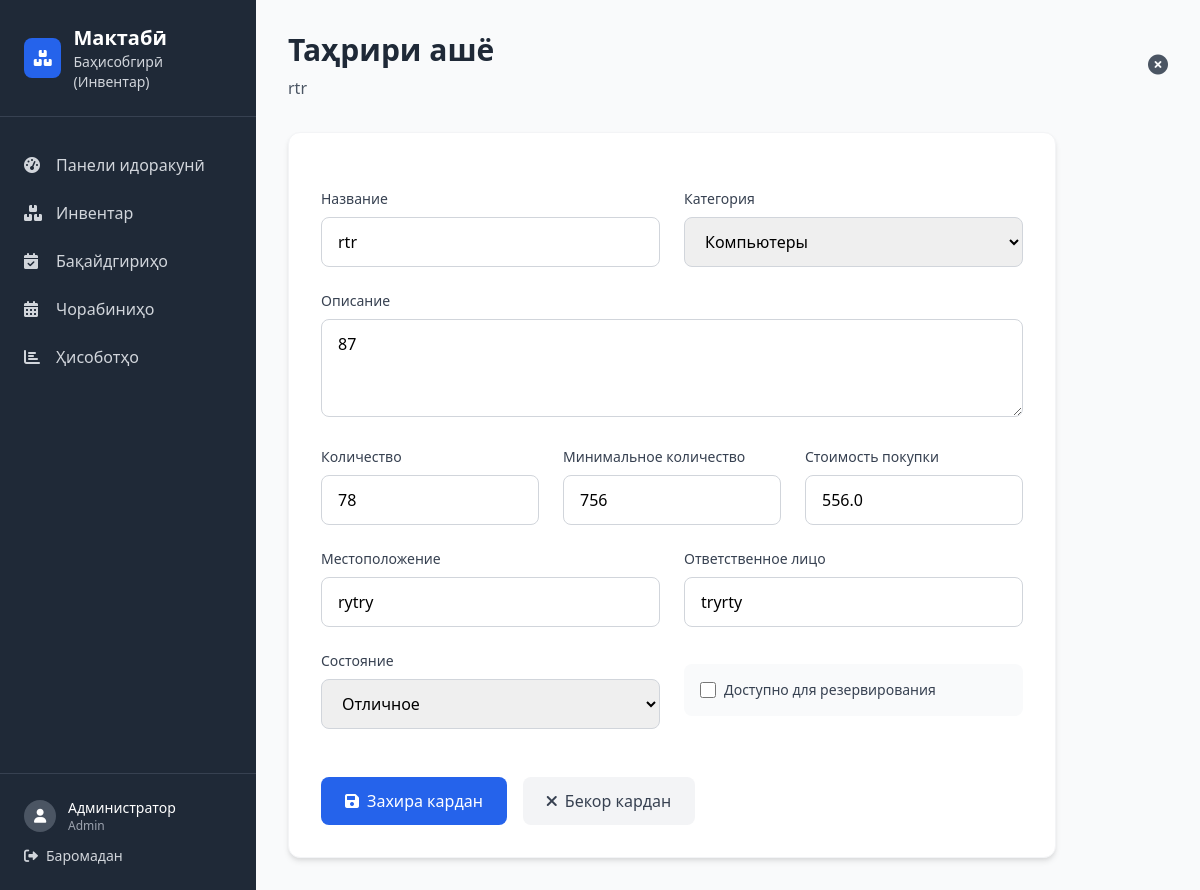
The page /inventory/edit/1 (signed in) on the database its author committed.
### app.py (models this page shows)
class User(UserMixin, db.Model):
    id = db.Column(db.Integer, primary_key=True)
    username = db.Column(db.String(80), unique=True, nullable=False)
    email = db.Column(db.String(120), unique=True, nullable=False)
    password_hash = db.Column(db.String(120), nullable=False)
    role = db.Column(db.String(20), nullable=False, default='teacher')  # admin, teacher, staff
    full_name = db.Column(db.String(100), nullable=False)
    department = db.Column(db.String(50))
    phone = db.Column(db.String(20))
    created_at = db.Column(db.DateTime(timezone=True), default=lambda: datetime.now(UTC))
    reservations = db.relationship(
        'Reservation',
        back_populates='user',
        foreign_keys='Reservation.user_id',
        lazy=True
    )
    approvals = db.relationship(
        'Reservation',
        back_populates='approver',
        foreign_keys='Reservation.approved_by',
        lazy=True
    )
    usage_logs = db.relationship('UsageLog', backref='user', lazy=True)

class InventoryItem(db.Model):
    id = db.Column(db.Integer, primary_key=True)
    name = db.Column(db.String(100), nullable=False)
    description = db.Column(db.Text)
    category_id = db.Column(db.Integer, db.ForeignKey('category.id'), nullable=False)
    quantity = db.Column(db.Integer, nullable=False, default=1)
    available_quantity = db.Column(db.Integer, nullable=False, default=1)
    min_quantity = db.Column(db.Integer, default=1)
    location = db.Column(db.String(100))
    condition = db.Column(db.String(20), default='good')  # excellent, good, fair, poor
    purchase_date = db.Column(db.Date)
    purchase_price = db.Column(db.Float) # <-- Должно быть Float
    barcode = db.Column(db.String(50), unique=True)
    responsible_person = db.Column(db.String(100))
    status = db.Column(db.String(20), default='available')  # available, maintenance, disposed
    is_reservable = db.Column(db.Boolean, default=True)
    created_at = db.Column(db.DateTime(timezone=True), default=lambda: datetime.now(UTC))
    updated_at = db.Column(db.DateTime(timezone=True), default=lambda: datetime.now(UTC), onupdate=lambda: datetime.now(UTC))
    reservations = db.relationship('Reservation', backref='item', lazy=True)
    usage_logs = db.relationship('UsageLog', backref='item', lazy=True)

### app.py (the view, shortened to what this page needs)
@app.route('/inventory/edit/<int:item_id>', methods=['GET', 'POST'])
@login_required
def edit_inventory(item_id):
    item = InventoryItem.query.get_or_404(item_id)
    form = InventoryForm(obj=item)
    form.category_id.choices = [(c.id, c.name) for c in Category.query.all()]
    return render_template('edit_inventory.html', form=form, item=item)

### app.py
class InventoryForm(FlaskForm):
    name = StringField('Название', validators=[DataRequired()])
    description = TextAreaField('Описание')
    category_id = SelectField('Категория', coerce=int, validators=[DataRequired()])
    quantity = IntegerField('Количество', validators=[DataRequired(), NumberRange(min=1)])
    min_quantity = IntegerField('Минимальное количество', validators=[NumberRange(min=0)])
    location = StringField('Местоположение')
    condition = SelectField('Состояние', choices=[
        ('excellent', 'Отличное'),
        ('good', 'Хорошее'),
        ('fair', 'Удовлетворительное'),
        ('poor', 'Плохое')
    ])
    purchase_price = FloatField('Стоимость покупки', validators=[Optional(), NumberRange(min=0)])
    barcode = StringField('Штрихкод')
    responsible_person = StringField('Ответственное лицо')
    is_reservable = BooleanField('Доступно для резервирования')

### app.py (called while the page is built)
@login_manager.user_loader
def load_user(user_id):
    return User.query.get(int(user_id))

### templates/edit_inventory.html (shortened to what this page needs)
{% extends "base.html" %}
{% block content %}
<div class="p-8">
    <div class="mb-8 flex justify-between items-center">
        <div>
            <h1 class="text-3xl font-bold text-gray-800">Таҳрири ашё</h1>
            <p class="text-gray-600 mt-2">{{ item.name }}</p>
        </div>
        <a href="{{ url_for('inventory') }}" class="text-gray-600 hover:text-gray-800 transition-colors">
            <i class="fas fa-times-circle text-xl"></i>
        </a>
    </div>
    <div class="max-w-3xl">
        <div class="bg-white p-8 rounded-xl shadow-md border border-gray-100 hover:shadow-lg transition-all duration-200">
            <form method="POST" class="space-y-6" id="editInventoryForm">
                <div class="grid grid-cols-1 md:grid-cols-2 gap-6">
                    <div class="form-group">
                        {{ form.name.label(class="block text-sm font-medium text-gray-700 mb-2") }}
                        {{ form.name(class="w-full px-4 py-3 border border-gray-300 rounded-lg focus:outline-none focus:ring-2 focus:ring-blue-500 focus:border-transparent transition-colors duration-200", required=true) }}
                    </div>
                    <div class="form-group">
                        {{ form.category_id.label(class="block text-sm font-medium text-gray-700 mb-2") }}
                        {{ form.category_id(class="w-full px-4 py-3 border border-gray-300 rounded-lg focus:outline-none focus:ring-2 focus:ring-blue-500 focus:border-transparent transition-colors duration-200", required=true) }}
                    </div>
                </div>
                <div class="form-group">
                    {{ form.description.label(class="block text-sm font-medium text-gray-700 mb-2") }}
                    {{ form.description(class="w-full px-4 py-3 border border-gray-300 rounded-lg focus:outline-none focus:ring-2 focus:ring-blue-500 focus:border-transparent transition-colors duration-200", rows="3") }}
                </div>
                <div class="grid grid-cols-1 md:grid-cols-3 gap-6">
                    <div class="form-group">
                        {{ form.quantity.label(class="block text-sm font-medium text-gray-700 mb-2") }}
                        {{ form.quantity(class="w-full px-4 py-3 border border-gray-300 rounded-lg focus:outline-none focus:ring-2 focus:ring-blue-500 focus:border-transparent transition-colors duration-200", type="number", min="1", required=true) }}
                    </div>
                    <div class="form-group">
                        {{ form.min_quantity.label(class="block text-sm font-medium text-gray-700 mb-2") }}
                        {{ form.min_quantity(class="w-full px-4 py-3 border border-gray-300 rounded-lg focus:outline-none focus:ring-2 focus:ring-blue-500 focus:border-transparent transition-colors duration-200", type="number", min="0", required=true) }}
                    </div>
                    <div class="form-group">
                        {{ form.purchase_price.label(class="block text-sm font-medium text-gray-700 mb-2") }}
                        {{ form.purchase_price(class="w-full px-4 py-3 border border-gray-300 rounded-lg focus:outline-none focus:ring-2 focus:ring-blue-500 focus:border-transparent transition-colors duration-200", type="number", min="0", step="0.01") }}
                    </div>
                </div>
                <div class="grid grid-cols-1 md:grid-cols-2 gap-6">
                    <div class="form-group">
                        {{ form.location.label(class="block text-sm font-medium text-gray-700 mb-2") }}
                        {{ form.location(class="w-full px-4 py-3 border border-gray-300 rounded-lg focus:outline-none focus:ring-2 focus:ring-blue-500 focus:border-transparent transition-colors duration-200", required=true) }}
                    </div>
                    <div class="form-group">
                        {{ form.responsible_person.label(class="block text-sm font-medium text-gray-700 mb-2") }}
                        {{ form.responsible_person(class="w-full px-4 py-3 border border-gray-300 rounded-lg focus:outline-none focus:ring-2 focus:ring-blue-500 focus:border-transparent transition-colors duration-200", required=true) }}
                    </div>
                </div>
                <div class="grid grid-cols-1 md:grid-cols-2 gap-6">
                    <div class="form-group">
                        {{ form.condition.label(class="block text-sm font-medium text-gray-700 mb-2") }}
                        {{ form.condition(class="w-full px-4 py-3 border border-gray-300 rounded-lg focus:outline-none focus:ring-2 focus:ring-blue-500 focus:border-transparent transition-colors duration-200", required=true) }}
                    </div>
                    <div class="form-group flex items-center">
                        <div class="flex items-center p-4 bg-gray-50 rounded-lg hover:bg-gray-100 transition-colors duration-200 w-full">
                            {{ form.is_reservable(class="w-4 h-4 text-blue-600 bg-gray-100 border-gray-300 rounded focus:ring-blue-500 focus:ring-2 cursor-pointer") }}
                            {{ form.is_reservable.label(class="ml-2 text-sm font-medium text-gray-700 cursor-pointer") }}
                        </div>
                    </div>
                </div>
                <div class="flex space-x-4 pt-6">
                    <button type="submit" class="flex items-center space-x-2 bg-blue-600 hover:bg-blue-700 text-white px-6 py-3 rounded-lg font-medium transition-colors duration-200">
                        <i class="fas fa-save"></i>
                        <span>Захира кардан</span>
                    </button>
                    <a href="{{ url_for('inventory') }}" class="flex items-center space-x-2 bg-gray-100 hover:bg-gray-200 text-gray-700 px-6 py-3 rounded-lg font-medium transition-colors duration-200">
                        <i class="fas fa-times"></i>
                        <span>Бекор кардан</span>
                    </a>
                </div>
            </form>
        </div>
    </div>
</div>
{% endblock %}

### templates/base.html (shortened to what this page needs)
<!DOCTYPE html>
<html lang="tj">
<head>
    <link href="https://cdn.jsdelivr.net/npm/tailwindcss@2.2.19/dist/tailwind.min.css" rel="stylesheet">
    <link href="https://cdnjs.cloudflare.com/ajax/libs/font-awesome/6.0.0/css/all.min.css" rel="stylesheet">
</head>
<body class="bg-gray-50 antialiased">
    <div class="flex min-h-screen">
        <aside class="w-64 bg-gray-800 text-white fixed h-full overflow-y-auto z-20">
            <div class="p-6 border-b border-gray-700">
                <a href="{{ url_for('dashboard') }}" class="block">
                    <div class="flex items-center space-x-3">
                        <div class="w-10 h-10 bg-blue-600 rounded-lg flex items-center justify-center hover-transition hover:bg-blue-700">
                            <i class="fas fa-boxes text-white"></i>
                        </div>
                        <div>
                            <h1 class="text-xl font-bold">Мактабӣ</h1>
                            <p class="text-sm text-gray-300">Баҳисобгирӣ (Инвентар)</p>
                        </div>
                    </div>
                </a>
            </div>
            <nav class="mt-6" aria-label="Main navigation">
                {% set nav_items = [
                    ('dashboard', 'fas fa-tachometer-alt', 'Панели идоракунӣ'),
                    ('inventory', 'fas fa-boxes', 'Инвентар'),
                    ('reservations', 'fas fa-calendar-check', 'Бақайдгириҳо'),
                    ('events', 'fas fa-calendar-alt', 'Чорабиниҳо'),
                    ('reports', 'fas fa-chart-bar', 'Ҳисоботҳо')
                ] %}
                {% for route, icon, label in nav_items %}
                <a href="{{ url_for(route) }}"
                   class="flex items-center space-x-3 px-6 py-3 text-gray-300 hover:bg-gray-700 hover:text-white hover-transition {% if request.endpoint == route %}sidebar-active{% endif %}"
                   aria-current="{{ 'page' if request.endpoint == route else 'false' }}">
                    <i class="{{ icon }} w-5" aria-hidden="true"></i>
                    <span>{{ label }}</span>
                </a>
                {% endfor %}
            </nav>
            <div class="absolute bottom-0 w-64 p-6 border-t border-gray-700 bg-gray-800">
                <div class="flex items-center space-x-3 mb-3">
                    <div class="w-8 h-8 bg-gray-600 rounded-full flex items-center justify-center">
                        <i class="fas fa-user text-sm" aria-hidden="true"></i>
                    </div>
                    <div>
                        <p class="text-sm font-medium">{{ current_user.full_name }}</p>
                        <p class="text-xs text-gray-400">{{ current_user.role|title }}</p>
                    </div>
                </div>
                <a href="{{ url_for('logout') }}"
                   class="flex items-center space-x-2 text-gray-300 hover:text-white text-sm hover-transition"
                   title="Баромадан аз система">
                    <i class="fas fa-sign-out-alt" aria-hidden="true"></i>
                    <span>Баромадан</span>
                </a>
            </div>
        </aside>
        <main class="flex-1 ml-64 relative min-h-screen">
            {% block content %}{% endblock %}
        </main>
    </div>
</body>
</html>

### templates/base.html (style rules this page uses)
:root { --primary-color: #3B82F6; --sidebar-width: 16rem; --transition-duration: 0.2s; }
.hover-transition { transition: all var(--transition-duration) ease-in-out; }

### rows shown on the page
User: full_name "Администратор", role "Admin"
InventoryItem: name "rtr", category_id "Компьютеры", description "87", quantity "78", min_quantity "756", purchase_price "556.0", location "rytry", responsible_person "tryrty", condition "Отличное"

### other values the page prints
{{ label }} "Панели идоракунӣ" "Инвентар" "Бақайдгириҳо" "Чорабиниҳо" "Ҳисоботҳо"
